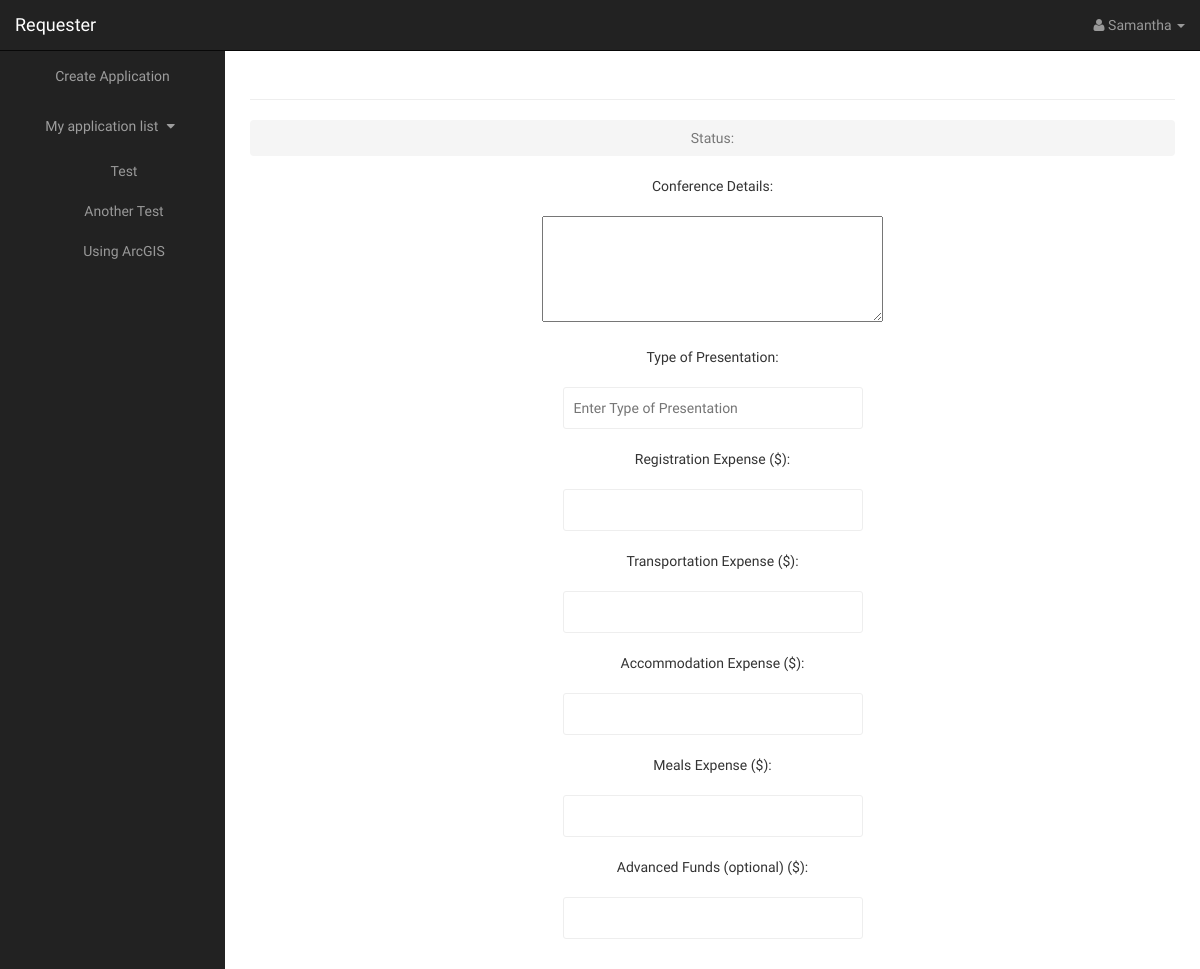
The app's page /requester/editApplication.php (signed in) with its own data.
### tables this page shows
CREATE TABLE IF NOT EXISTS `applicationrequest` (
  `LoginId` varchar(30) NOT NULL,
  `applicationNumber` bigint(20) unsigned NOT NULL AUTO_INCREMENT,
  `conferenceDetails` varchar(1000) NOT NULL,
  `typeOfPresentation` varchar(100) NOT NULL,
  `presentationDetail` varchar(1000) NOT NULL,
  `registrationExpense` float NOT NULL,
  `transportationExpense` float NOT NULL,
  `accomendationExpense` float NOT NULL,
  `mealsExpense` float NOT NULL,
  `advancedFunds` float DEFAULT NULL,
  `applicationStatus` varchar(30) DEFAULT NULL,
  `supervisor` varchar(30) NOT NULL,
  PRIMARY KEY (`applicationNumber`),
  UNIQUE KEY `applicationNumber` (`applicationNumber`),
  KEY `LoginId` (`LoginId`)
);

### requester/editApplication.php (the view, shortened to what this page needs)
<?php
$dbconn = mysqli_connect("localhost","root","", "d3");
$LoginID = $_SESSION['loginId'] ;
$getAllQuery = "select applicationNumber, presentationDetail from applicationrequest where LoginId = '".$LoginID."'";
$allApplications = mysqli_query($dbconn, $getAllQuery) or die ("Applications were not found ".mysqli_error($dbconn));
$applications = mysqli_fetch_all($allApplications);
$status = "";
$conferenceDetails = "";
$presentationType = "";
$registration = "";
$transportation = "";
$accomendation = "";
$meals = "";
$advanced = "";
?>
<!DOCTYPE html>
<html lang="en">
<head>
    <link href="../css/bootstrap.min.css" rel="stylesheet">
    <link href="../css/sb-admin.css" rel="stylesheet">
    <link href="../css/plugins/morris.css" rel="stylesheet">
    <link href="../font-awesome/css/font-awesome.min.css" rel="stylesheet" type="text/css">
         <head>
                    <link rel="stylesheet" type="text/css" href="../style.css">
</head>
<body>
    <div id="wrapper">
        <nav class="navbar navbar-inverse navbar-fixed-top" role="navigation">
            <div class="navbar-header">
                <a class="navbar-brand" href = "requester.php">Requester</a>
            </div>
            <ul class="nav navbar-right top-nav">
                <li class="dropdown">
                    <a href="#" class="dropdown-toggle" data-toggle="dropdown"><i class="fa fa-user"></i> <?php echo $_SESSION['f_name'];?> <b class="caret"></b></a>
                </li>
            </ul>
            <div class="collapse navbar-collapse navbar-ex1-collapse">
                <ul class="nav navbar-nav side-nav">
                    <li>
                        <a href="requester.php"><i class=""></i> Create Application </a>
                    </li>
                    <li>
                        <a href="javascript:;" data-toggle="collapse" data-target="#demo"><i class=""></i> My application list <i class="fa fa-fw fa-caret-down"></i></a>
                        <ul id="demo" class="">
							<?php
								if ($applications != null) {
									foreach ($applications as $app) {
										echo "<li><a href='editApplication.php?app=".$app[0]."'>".$app[1]."</a></li>";
									}
								}
							?>
                        </ul>
                    </li>
                </ul>
            </div>
        </nav>
        <div id="page-wrapper">
            <div class="container-fluid">
                <div class="row">
                    <div class="col-lg-12">
                        <h1 class="page-header">
                        </h1>
                        <ol class="breadcrumb">
                            <li class="active">
                                <i></i> Status: <?php echo $status; ?>
                            </li>
                        </ol>
                    </div>
                </div>
                <div class="row">
                    <div class="col-lg-12">
                        Conference Details: <br><br><textarea name="conferenceDetails" rows="5" cols="40" readonly><?php echo $conferenceDetails; ?></textarea><br><br>
                        Type of Presentation: <input type="text" placeholder="Enter Type of Presentation" name = "PresentationType" value = "<?php echo $presentationType; ?>" readonly>
                        Registration Expense ($): <input type="double" name = "registration" value = "<?php echo $registration; ?>" readonly>
                        Transportation Expense ($): <input type="double" name = "transportation" value = "<?php echo $transportation; ?>" readonly>
                        Accommodation Expense ($): <input type="double" name = "accomendation" value = "<?php echo $accomendation; ?>" readonly>
						Meals Expense ($): <input type="double" name = "meals" value = "<?php echo $meals; ?>" readonly>
                        Advanced Funds (optional) ($): <input type="double" name = "advanced" value = "<?php echo $advanced; ?>" readonly>
					</div>
                </div>
            </div>
        </div>
    </div>
</body>
</html>

### css/sb-admin.css (style rules this page uses)
body { margin-top: 100px; background-color: #222; }
@media (min-width:768px) { body { margin-top: 50px; } }
#wrapper { padding-left: 0; }
#page-wrapper { width: 100%; padding: 0; background-color: #fff; }
@media (min-width:768px) { #wrapper { padding-left: 225px; } }
@media (min-width:768px) { #page-wrapper { padding: 10px; } }
.top-nav { padding: 0 15px; }
.top-nav>li { display: inline-block; float: left; }
.top-nav>li>a { padding-top: 15px; padding-bottom: 15px; line-height: 20px; color: #999; }
@media (min-width:768px) { .side-nav { position: fixed; top: 51px; left: 225px; width: 225px; margin-left: -225px; border: none; border-radius: 0; overflow-y: auto; background-color: #222; bottom: 0; overflow-x: hidden; padding-bottom: 40px; } }
@media (min-width:768px) { .side-nav>li>a { width: 225px; } }
.side-nav>li>ul { padding: 0; }
.side-nav>li>ul>li>a { display: block; padding: 10px 15px 10px 38px; text-decoration: none; color: #999; }

### style.css (style rules this page uses)
body { margin: 0px; padding: 0px; font-family: 'Comfortaa', cursive ; text-align: center; }
input[type = "text"], input[type = "password"], input[type="double"] { outline: none; padding: 10px; display: block; width: 300px; border-radius: 3px; border: 1px solid #eee; margin: 20px auto; }

### records on screen
applicationrequest: presentationDetail "Test"
applicationrequest: presentationDetail "Another Test"
applicationrequest: presentationDetail "Using ArcGIS"

### other values on screen
$_SESSION['f_name'] "Samantha"
